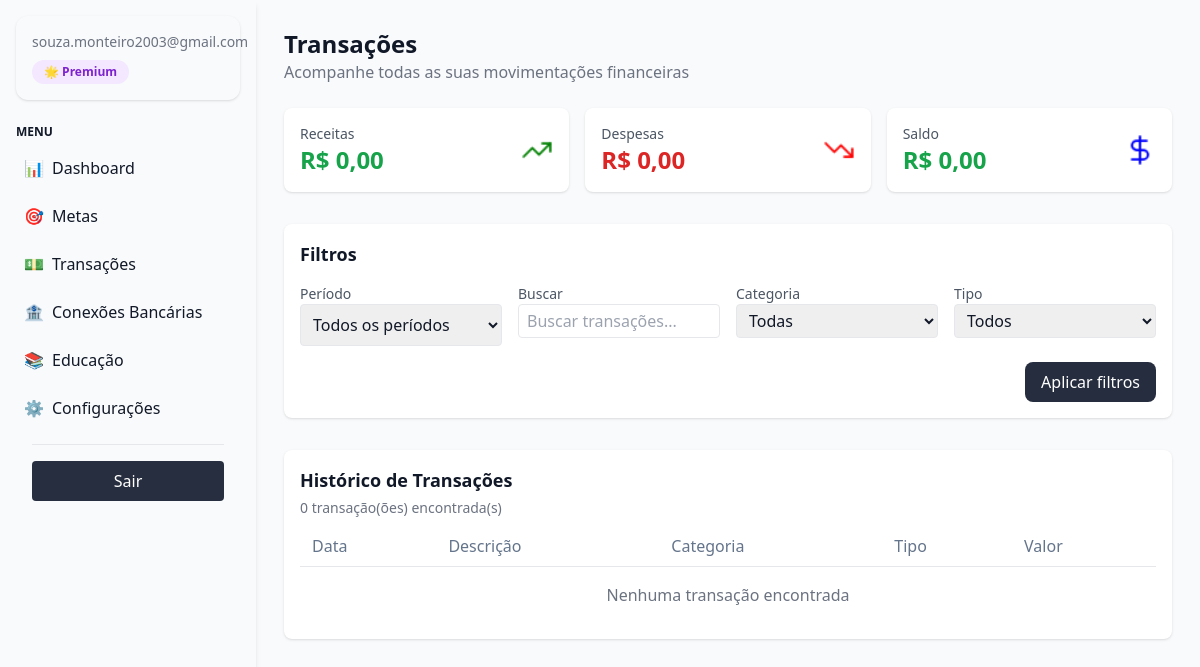
The page /educacao/transacoes/ (signed in) on the database as committed earlier.
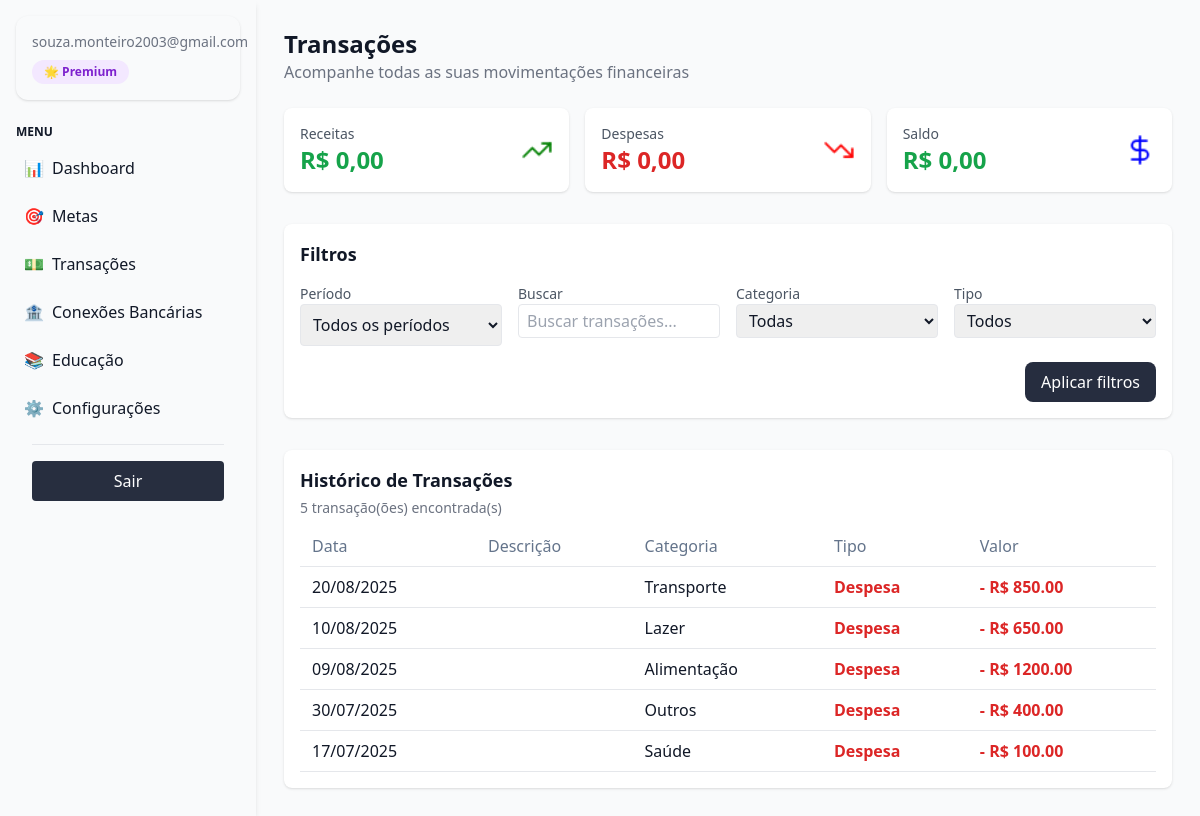
The same page on the database as committed later.
### financas/models.py (models this page shows, shortened)
class Transacao(models.Model):
	TIPOS = (
		("entrada", "Entrada"),
		("saida", "Saida"),
	)
	usuario = models.ForeignKey(User, on_delete=models.CASCADE)
	valor = models.DecimalField(max_digits=10, decimal_places=2)
	tipo = models.CharField(max_length=10, choices=TIPOS)
	categoria = models.ForeignKey(Categoria, on_delete=models.SET_NULL, null=True, blank=True)
	data = models.DateField()

class Categoria(models.Model):
	nome = models.CharField(max_length=100)
	cor = models.CharField(max_length=7, default="#000000")

### financas/views.py (the view, shortened to what this page needs)
# urls.py: path("transacoes/", views.transacoes, name="transacoes"),
@login_required
def transacoes(request):
    transacoes = Transacao.objects.filter(usuario=request.user).order_by('-data')
    categorias = Categoria.objects.all()
    periodos_qs = (
        transacoes
        .annotate(mes=TruncMonth("data"))
        .values_list("mes", flat=True)
        .distinct()
        .order_by("-mes")
    )
    periodos = [d.strftime("%B %Y").capitalize() for d in periodos_qs]
    q = request.GET.get("q")
    categoria = request.GET.get("categoria")
    tipo = request.GET.get("tipo")
    periodo = request.GET.get("periodo")
    if q:
        transacoes = transacoes.filter(descricao__icontains=q)
    if categoria:
        transacoes = transacoes.filter(categoria_id=categoria)
    if tipo:
        transacoes = transacoes.filter(tipo=tipo)
    total_receitas = transacoes.filter(tipo="receita").aggregate(Sum("valor"))["valor__sum"] or 0
    total_despesas = transacoes.filter(tipo="despesa").aggregate(Sum("valor"))["valor__sum"] or 0
    saldo = total_receitas - total_despesas
    context = {
        "transacoes": transacoes,
        "categorias": categorias,
        "periodos": periodos,
        "total_receitas": f"{total_receitas:,.2f}".replace(",", "X").replace(".", ",").replace("X", "."),
        "total_despesas": f"{total_despesas:,.2f}".replace(",", "X").replace(".", ",").replace("X", "."),
        "saldo": f"{saldo:,.2f}".replace(",", "X").replace(".", ",").replace("X", "."),
        "sem_header": True,
    }
    return render(request, "financas/transacoes.html", context)

### financas/templates/financas/transacoes.html (shortened to what this page needs)
{% extends "financas/base.html" %}
{% load static %}
{% block content %}
<div class="p-1">
  <h1 class="text-2xl font-bold">Transações</h1>
  <p class="text-gray-500 mb-6">Acompanhe todas as suas movimentações financeiras</p>
<div class="grid grid-cols-1 md:grid-cols-3 gap-4 mb-8">
    <div class="bg-white p-4 rounded-lg shadow flex items-center justify-between">
        <div>
            <p class="text-sm text-gray-600">Receitas</p>
            <p class="text-2xl font-bold text-green-600">R$ {{ total_receitas|default:"0,00" }}</p>
        </div>
        <img src="{% static 'img/trending-up (1).png' %}" alt="trending-up" class="w-8 h-8">
    </div>
    <div class="bg-white p-4 rounded-lg shadow flex items-center justify-between">
        <div>
            <p class="text-sm text-gray-600">Despesas</p>
            <p class="text-2xl font-bold text-red-600">R$ {{ total_despesas|default:"0,00" }}</p>
        </div>
        <img src="{% static 'img/trending-down.png' %}" alt="trending-up" class="w-8 h-8">
    </div>
    <div class="bg-white p-4 rounded-lg shadow flex items-center justify-between">
        <div>
            <p class="text-sm text-gray-600">Saldo</p>
            <p class="text-2xl font-bold text-green-600">R$ {{ saldo|default:"0,00" }}</p>
        </div>
        <img src="{% static 'img/dollar-sign (1).png' %}" alt="trending-up" class="w-8 h-8">
    </div>
  </div>
  <div class="bg-white p-4 rounded-lg shadow mb-8">
    <h2 class="font-bold text-lg mb-4">Filtros</h2>
    <form method="GET" class="grid grid-cols-1 md:grid-cols-4 gap-4">
      <div>
        <label class="block text-sm text-gray-600">Período</label>
        <select name="periodo" class="border p-2 rounded w-full">
        <option>Todos os períodos</option>
      </select>
      </div>
      <div>
        <label class="block text-sm text-gray-600">Buscar</label>
        <input type="text" name="q" value="{{ request.GET.q }}" placeholder="Buscar transações..." class="w-full border rounded px-2 py-1">
      </div>
      <div>
        <label class="block text-sm text-gray-600">Categoria</label>
        <select name="categoria" class="w-full border rounded px-2 py-1">
          <option value="">Todas</option>
        </select>
      </div>
      <div>
        <label class="block text-sm text-gray-600">Tipo</label>
        <select name="tipo" class="w-full border rounded px-2 py-1">
          <option value="">Todos</option>
        </select>
      </div>
      <div class="col-span-1 md:col-span-4 flex justify-end">
        <button type="submit" class="px-4 py-2 bg-[#262d3f] text-white rounded-lg">
          Aplicar filtros
        </button>
      </div>
    </form>
  </div>
  <div class="bg-white p-4 rounded-lg shadow">
    <h2 class="font-bold text-lg mb-1">Histórico de Transações</h2>
    <p class="text-gray-500 text-sm mb-2">{{ transacoes|length }} transação(ões) encontrada(s)</p>
    <table class="w-full border-collapse">
      <thead>
        <tr class="border-b text-[#64748b]">
          <th class="text-left font-medium py-2 px-3">Data</th>
          <th class="text-left font-medium py-2 px-3">Descrição</th>
          <th class="text-left font-medium py-2 px-3">Categoria</th>
          <th class="text-left font-medium py-2 px-3">Tipo</th>
          <th class="text-left font-medium py-2 px-3">Valor</th>
        </tr>
      </thead>
      <tbody>
        {% for t in transacoes %}
          <tr class="border-b">
            <td class="py-2 px-3">{{ t.data|date:"d/m/Y" }}</td>
            <td class="py-2 px-3">{{ t.descricao }}</td>
            <td class="py-2 px-3">{{ t.categoria.nome }}</td>
            <td class="py-2 px-3">
              {% if t.tipo == 'receita' %}
                <span class="text-green-600 font-semibold">Receita</span>
              {% else %}
                <span class="text-red-600 font-semibold">Despesa</span>
              {% endif %}
            </td>
            <td class="py-2 px-3 font-bold {% if t.tipo == 'receita' %}text-green-600{% else %}text-red-600{% endif %}">
              {% if t.tipo == 'receita' %}+{% else %}-{% endif %}
              R$ {{ t.valor|floatformat:2 }}
            </td>
          </tr>
        {% empty %}
          <tr>
            <td colspan="5" class="text-center text-gray-500 py-4">
              Nenhuma transação encontrada
            </td>
          </tr>
        {% endfor %}
      </tbody>
    </table>
  </div>
</div>
{% endblock %}

### financas/templates/financas/base.html (shortened to what this page needs)
{% load static %}
<!DOCTYPE html>
<html lang="pt-br">
<head>
  <script src="https://cdn.tailwindcss.com"></script>
</head>
<body class="bg-[#f9fafb] text-gray-900 flex">
  <aside class="fixed w-64 bg-[#f9fafb] shadow-md p-4 min-h-screen ">
    <div class="bg-white-50 p-4 rounded-xl shadow mb-6">
      <p class="text-sm text-gray-500">{{ request.user.email }}</p>
      <span class="mt-2 inline-block px-3 py-1 text-xs font-semibold text-purple-700 bg-purple-100 rounded-full">
        🌟 Premium
      </span>
    </div>
    <h4 class="uppercase text-xs font-semibold text-black-400 mb-2">Menu</h4>
    <nav class="flex flex-col gap-2">
      <a href="{% url 'dashboard' %}" class=" flex items-center gap-2 p-2 rounded hover:bg-gray-100"">
      <span>📊</span> Dashboard
    </a>
    <a href=" {% url 'financas:metas' %}" class="flex items-center gap-2 p-2 rounded hover:bg-gray-100">
        <span>🎯</span> Metas
      </a>
      <a href="{% url 'financas:transacoes' %}" class="flex items-center gap-2 p-2 rounded hover:bg-gray-100">
        <span>💵</span> Transações
      </a>
      <a href="{% url 'financas:conexoes_bancarias' %}" class="flex items-center gap-2 p-2 rounded hover:bg-gray-100">
        <span>🏦</span> Conexões Bancárias
      </a>
      <a href="{% url 'financas:educacao_2' %}" class="flex items-center gap-2 p-2 rounded hover:bg-gray-100">
        <span>📚</span> Educação
      </a>
      <a href="{% url 'financas:configuracoes' %}" class="flex items-center gap-2 p-2 rounded hover:bg-gray-100">
        <span>⚙️</span> Configurações
      </a>
    </nav>
    <div class="p-4 ">
      <hr class="border-t border-gray-200 mb-4">
      <a href="{% url 'logout' %}"
        class="w-full block text-center bg-[#272e3f] hover:bg-[#3f4c6b] text-white py-2 px-3 rounded">
        Sair
      </a>
    </div>
  </aside>
  <div class="flex-1 flex flex-col min-h-screen">
    <main class="ml-64 p-6">
      {% block content %}
      {% endblock %}
    </main>
  </div>
</body>
</html>

Rows that differ between the two databases and show on the page:
added Transacao: data "20/08/2025", categoria.nome "Transporte", tipo "Despesa", valor "850.00"
added Transacao: data "10/08/2025", categoria.nome "Lazer", tipo "Despesa", valor "650.00"
added Transacao: data "09/08/2025", categoria.nome "Alimentação", tipo "Despesa", valor "1200.00"
added Transacao: data "30/07/2025", categoria.nome "Outros", tipo "Despesa", valor "400.00"
added Transacao: data "17/07/2025", categoria.nome "Saúde", tipo "Despesa", valor "100.00"
Other text that changed with them:
{{ transacoes|length }}: "0" → "5"
text no longer shown: "Nenhuma transação encontrada"
